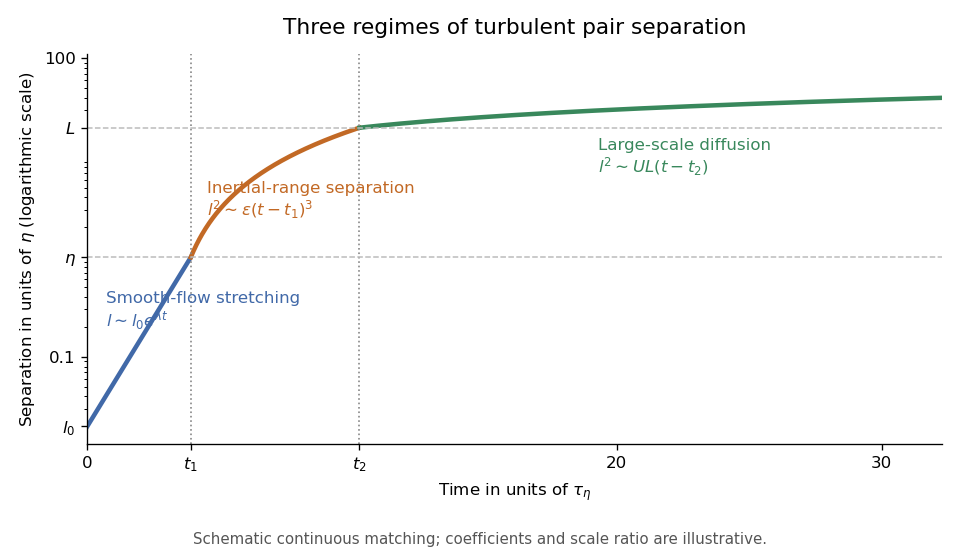

Write Python code to recreate this figure.
"""Generate a schematic turbulent pair-separation plot in the working directory."""

from pathlib import Path

import matplotlib.pyplot as plt
import numpy as np


def main():
    # Units: viscous length eta=1 and viscous time tau_eta=1.
    # Illustrative constants and scale ratio, rather than simulation data.
    initial, outer = 0.02, 20.0
    first = np.log(1.0 / initial)
    second = first + outer ** (2.0 / 3.0) - 1.0
    a = np.linspace(0, first, 200)
    b = np.linspace(first, second, 240)
    c = np.linspace(second, second + 22, 240)
    lengths = [initial * np.exp(a), (1 + b - first) ** 1.5,
               np.sqrt(outer**2 + outer ** (4.0 / 3.0) * (c - second))]
    colors = ['#4169a8', '#c26925', '#39885c']
    fig, ax = plt.subplots(figsize=(8.0, 4.6), dpi=120, facecolor='white')
    for times, distance, color in zip([a, b, c], lengths, colors):
        ax.plot(times, distance, lw=2.7, color=color)
    ax.set_yscale('log')
    ax.set_ylim(initial / 1.5, 110)
    ax.set_xlim(0, c[-1])
    for time in [first, second]:
        ax.axvline(time, color='#888888', ls=':', lw=1)
    for distance in [1, outer]:
        ax.axhline(distance, color='#bbbbbb', ls='--', lw=.9)
    ax.set_yticks([initial, .1, 1, outer, 100],
                 [r'$l_0$', '0.1', r'$\eta$', r'$L$', '100'])
    ax.set_xticks([0, first, second, 20, 30], ['0', r'$t_1$', r'$t_2$', '20', '30'])
    ax.text(.7, .2, 'Smooth-flow stretching\n'+r'$l\sim l_0e^{\lambda t}$',
            fontsize=10, color=colors[0])
    ax.text(first + .6, 2.6, 'Inertial-range separation\n'+r'$l^2\sim\epsilon(t-t_1)^3$',
            fontsize=10, color=colors[1])
    ax.text(second + 9, 7.0, 'Large-scale diffusion\n'+r'$l^2\sim UL(t-t_2)$',
            fontsize=10, color=colors[2])
    ax.set_title('Three regimes of turbulent pair separation', fontsize=13, pad=12)
    ax.set_xlabel(r'Time in units of $\tau_\eta$')
    ax.set_ylabel(r'Separation in units of $\eta$ (logarithmic scale)')
    ax.spines[['top', 'right']].set_visible(False)
    fig.text(.5, .015, 'Schematic continuous matching; coefficients and scale ratio are illustrative.',
             ha='center', fontsize=9, color='#555555')
    fig.tight_layout(rect=(0, .055, 1, 1))
    fig.savefig(Path.cwd() / (Path(__file__).stem + '.png'), facecolor='white')
    plt.close(fig)


if __name__ == '__main__':
    main()
